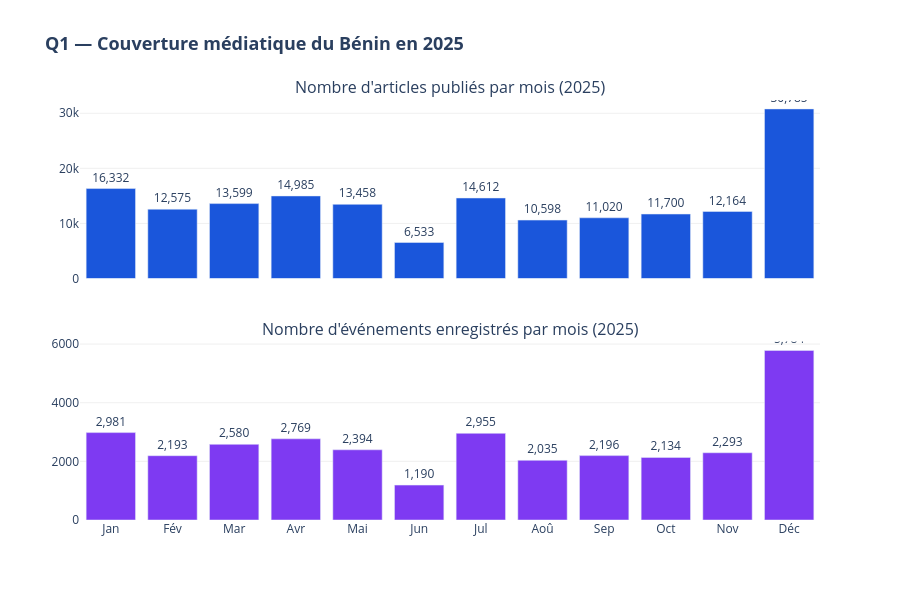

Source (notebook cell):
### Markdown cell above
---

## Q1 — Quand le monde parle-t-il du Bénin, et quels événements provoquent les pics de couverture ?

**Visualisation 1 : Volume mensuel de couverture médiatique**

Cette visualisation montre le nombre d'articles publiés chaque mois sur des événements liés au Bénin.  
Les pics permettent d'identifier les périodes où l'attention internationale est la plus forte.

### Code cell
# ── Q1 — VISUALIZATION 1 : Monthly media volume ───────────────
monthly = (
    df.groupby("event_month", as_index=False)
    .agg(
        nb_articles=("NumArticles",  "sum"),
        nb_events=("SQLDATE",  "count"),
        avg_tone=("AvgTone",  "mean")
    )
    .sort_values("event_month")
)
monthly["month_label"] = monthly["event_month"].map(MONTH_LABELS)

fig1 = make_subplots(
    rows=2, cols=1,
    subplot_titles=(
        "Nombre d'articles publiés par mois (2025)",
        "Nombre d'événements enregistrés par mois (2025)"
    ),
    vertical_spacing=0.15,
    shared_xaxes=True
)

fig1.add_trace(
    go.Bar(
        x=monthly["month_label"],
        y=monthly["nb_articles"],
        name="Articles",
        marker_color="#1a56db",
        text=monthly["nb_articles"].apply(lambda v: f"{v:,}"),
        textposition="outside"
    ),
    row=1, col=1
)
fig1.add_trace(
    go.Bar(
        x=monthly["month_label"],
        y=monthly["nb_events"],
        name="Événements",
        marker_color="#7e3af2",
        text=monthly["nb_events"].apply(lambda v: f"{v:,}"),
        textposition="outside"
    ),
    row=2, col=1
)

fig1.update_layout(
    height=600,
    title_text="<b>Q1 — Couverture médiatique du Bénin en 2025</b>",
    title_font_size=18,
    showlegend=False,
    plot_bgcolor="white",
    paper_bgcolor="white"
)
fig1.update_yaxes(gridcolor="#f0f0f0")
fig1.show()

### Figure 1 — Plotly figure (JSON) as saved in the notebook; plotly's stock layout.template omitted (floating-point values rounded to 4 significant figures)
{"data": [{"marker": {"color": "#1a56db"}, "name": "Articles", "text": ["16,332", "12,575", "13,599", "14,985", "13,458", "6,533", "14,612", "10,598", "11,020", "11,700", "12,164", "30,785"], "textposition": "outside", "type": "bar", "x": ["Jan", "Fév", "Mar", "Avr", "Mai", "Jun", "Jul", "Aoû", "Sep", "Oct", "Nov", "Déc"], "xaxis": "x", "y": [16332, 12575, 13599, 14985, 13458, 6533, 14612, 10598, 11020, 11700, 12164, 30785], "yaxis": "y"}, {"marker": {"color": "#7e3af2"}, "name": "Événements", "text": ["2,981", "2,193", "2,580", "2,769", "2,394", "1,190", "2,955", "2,035", "2,196", "2,134", "2,293", "5,784"], "textposition": "outside", "type": "bar", "x": ["Jan", "Fév", "Mar", "Avr", "Mai", "Jun", "Jul", "Aoû", "Sep", "Oct", "Nov", "Déc"], "xaxis": "x2", "y": [2981, 2193, 2580, 2769, 2394, 1190, 2955, 2035, 2196, 2134, 2293, 5784], "yaxis": "y2"}], "layout": {"annotations": [{"font": {"size": 16}, "showarrow": false, "text": "Nombre d'articles publiés par mois (2025)", "x": 0.5, "xanchor": "center", "xref": "paper", "y": 1.0, "yanchor": "bottom", "yref": "paper"}, {"font": {"size": 16}, "showarrow": false, "text": "Nombre d'événements enregistrés par mois (2025)", "x": 0.5, "xanchor": "center", "xref": "paper", "y": 0.425, "yanchor": "bottom", "yref": "paper"}], "height": 600, "paper_bgcolor": "white", "plot_bgcolor": "white", "showlegend": false, "title": {"font": {"size": 18}, "text": "<b>Q1 — Couverture médiatique du Bénin en 2025</b>"}, "xaxis": {"anchor": "y", "domain": [0.0, 1.0], "matches": "x2", "showticklabels": false}, "xaxis2": {"anchor": "y2", "domain": [0.0, 1.0]}, "yaxis": {"anchor": "x", "domain": [0.575, 1.0], "gridcolor": "#f0f0f0"}, "yaxis2": {"anchor": "x2", "domain": [0.0, 0.425], "gridcolor": "#f0f0f0"}}}
